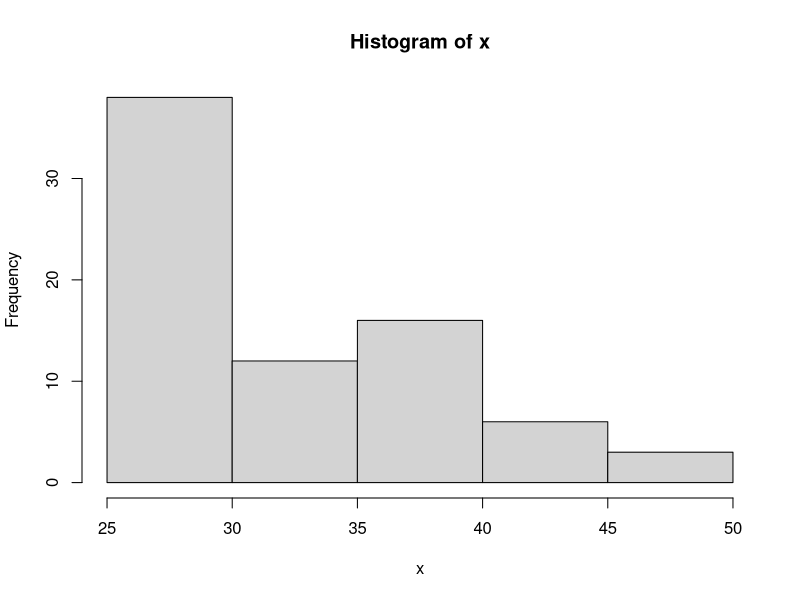

The R script that drew this image:
## ---- chunk 1
type = sample(1:5,1) #uniform, bell, bimodal, skewright, skewleft
n = sample(c(60,70,75,80,90,100,110,120,125,130,150),1)
beta1 = c(1,5,0.2,0.5,2)[type]
beta2 = c(1,5,0.2,2,0.5)[type]
bottom = sample(seq(20,70,5),1)
width = sample(seq(5,30,5),1)
i = 1:n
x = rbeta(n,beta1,beta2)*width+bottom
myhist = hist(x,breaks=7)
brks = myhist$breaks
counts = myhist$counts

b1 = sample(brks[3:(length(brks)-1)],1)
n1 = sum(x<b1)
b2 = sample(brks[2:(length(brks)-2)],1)
n2 = sum(x>b2)
b3 = sort(sample(brks[2:(length(brks)-1)],2))
c3 = mean(b3)
r3 = (b3[2]-b3[1])/2
n3 = sum(abs(x-c3)<r3)
b4 = sort(sample(brks[2:(length(brks)-1)],2))
c4 = mean(b4)
r4 = (b4[2]-b4[1])/2
n4 = sum(abs(x-c4)>r4)

b5 = sample(brks[3:(length(brks)-1)],1)
n5 = sum(x<b5)
b6 = sample(brks[2:(length(brks)-2)],1)
n6 = sum(x>b6)
b7 = sort(sample(brks[2:(length(brks)-1)],2))
c7 = mean(b7)
r7 = (b7[2]-b7[1])/2
n7 = sum(abs(x-c7)<r7)
b8 = sort(sample(brks[2:(length(brks)-1)],2))
c8 = mean(b8)
r8 = (b8[2]-b8[1])/2
n8 = sum(abs(x-c8)>r8)

p1=signif(n1/n,4)
p2=signif(n2/n,4)
p3=signif(n3/n,4)
p4=signif(n4/n,4)
p5=signif(n5/n,4)
p6=signif(n6/n,4)
p7=signif(n7/n,4)
p8=signif(n8/n,4)

## ---- chunk 2
s = ''
for(i in 1:length(counts)){
  s = paste0(s,"|",brks[i]," to ",brks[i+1],"|",counts[i],"|",signif(counts[i]/n,4),"|",signif(counts[i]/n/(brks[2]-brks[1]),4),"|\n")
}
